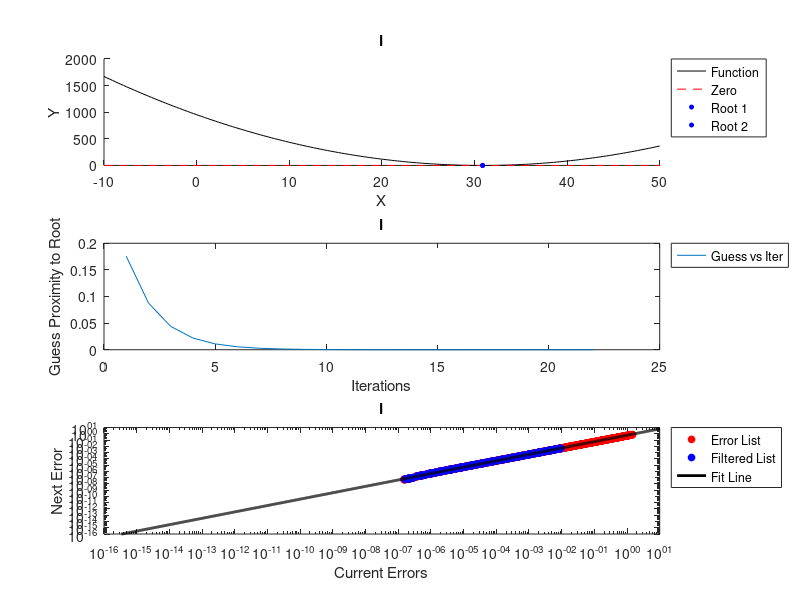

Recreate this plot in MATLAB.
%INPUTS:
%solver_flag: an integer from 1-4 indicating which solver to use
% 1->Bisection 2-> Newton 3->Secant 4->fzero
%fun: the mathematical function that we are using the
% solver to compute the root of
%x_guess0: the initial guess used to compute x_root

%guess_list1: a list of initial guesses for each trial
%guess_list2: a second list of initial guesses for each trial
% if guess_list2 is not needed, then set to zero in input
%filter_list: a list of constants used to filter the collected data
function Assignment1Merge()

% Defining Variables and Setting Up
    solver_flag = 2; % 1= Bisect, 2= Newton, 3= Secant, 4= fzero
    x_range = linspace(-10,50,200);
    input_list = setGlobal(x_range);

    [y_vals, dfdx] = test_func(x_range);

    x0 = 30;
    x1 = 5;

    x02 = 40;
    x12 = 50;

    max_iter = 200;
    dx_tol = 1e-14;
    y_tol = 1e-14;

    all_iteration_list =[];
    all_error_list = [];

    x_current_list = [];
    x_next_list =[];

    index_list = [];

    all_error_current_list = [];
    all_error_next_list = [];

    all_x_current_list = [];
    all_x_next_list = [];

    %%CALL Our Function to do the big solve woag
    [x_root1,f_root1,x_root2,f_root2,x_root_base,x_guess_list] = convergence_analysis(solver_flag, @test_func, x0, x1, x02, x12, max_iter,dx_tol,y_tol);

    %%Error and X Lists
    for n = 1:(max_iter/2)
         x0 = x_root_base + (2*rand()-.5);
         [~,~,~,~,x_root_base,x_guess_list] = convergence_analysis(solver_flag, @test_func, x0, x1, x02, x12, max_iter,dx_tol,y_tol);
         iteration_list = 1:length(x_guess_list);

         %input_list =[];

         error_list = abs(x_guess_list-x_root_base);
         all_iteration_list = [all_iteration_list, iteration_list];
         all_error_list = [all_error_list,error_list];

         x_current_list = [x_current_list,input_list(1:end-1)];
         x_next_list = [x_next_list,input_list(2:end)];

         current_error = error_list(1:end-1);
         next_error = error_list(2:end);

         all_error_current_list = [all_error_current_list,current_error];
         all_error_next_list = [all_error_next_list,next_error];

         all_x_current_list = [all_x_current_list,input_list(1:end-1)];
         all_x_next_list = [all_x_next_list,input_list(2:end)];

         index_list = [index_list,1:length(input_list)-1];
    end

    x_regression = []; % e_n
    y_regression = []; % e_{n+1}
    %iterate through the collected data
    error_list0 = all_error_current_list;
    error_list1 = all_error_next_list; 
if solver_flag == 4
    index_fixer = index_list(1:200);
else
    index_fixer = index_list(1:361);
end

    for n=1:length(index_fixer)
        if error_list0(n)>1e-14 && error_list0(n)<1e-2 && error_list1(n)>1e-14 && error_list1(n)<1e-2 && index_fixer(n)>2
        x_regression(end+1) = error_list0(n);
        y_regression(end+1) = error_list1(n);
        end
    end
        [p,k] = generate_error_fit(x_regression,y_regression);
    
        fit_line_x = 10.^[-16:.01:1];
        fit_line_y = k*fit_line_x.^p;

plotter(x_range,y_vals,x_root1,x_root2,f_root1,f_root2,x_guess_list,all_error_current_list,all_error_next_list,x_regression,y_regression,fit_line_x,fit_line_y,solver_flag)
end

function [x_root1,f_root1,x_root2,f_root2,x_root_base,x_guess_list] = convergence_analysis(solver_flag, test_func, x0, x1, x02, x12, max_iter,dx_tol,y_tol)
    if solver_flag == 1
       disp('BISECTION METHOD')
       [x_root1,exit_flag,x_guess_list] = bisect_solve(@test_func, x0, max_iter, dx_tol,y_tol);
       [f_root1] = test_func(x_root1);
    
        x_root_base = x_root1;
        
        x0 = x02;
        [x_root2,exit_flag,~] = bisect_solve(@test_func, x0, max_iter, dx_tol,y_tol);
        [f_root2] = test_func(x_root2);
    elseif solver_flag == 2
        disp('NEWTON METHOD')
        [x_root1,exit_flag,x_guess_list] = newton_solve(@test_func, x0, max_iter, dx_tol,y_tol);
        [f_root1] = test_func(x_root1);
    
        x_root_base = x_root1;
        
        x0 = x02;
        [x_root2,exit_flag,~] = newton_solve(@test_func, x0, max_iter, dx_tol,y_tol);
        [f_root2] = test_func(x_root2);
    elseif solver_flag == 3
        disp('SECANT METHOD')
        [x_root1,exit_flag,x_guess_list] = secant_solve(@test_func, x0, x1, max_iter, dx_tol,y_tol);
        [f_root1] = test_func(x_root1);
    
        x_root_base = x_root1;

        x0 = x02;
        x1 = x12;
        [x_root2,exit_flag,~] = secant_solve(@test_func, x0, x1, max_iter, dx_tol,y_tol);
        [f_root2] = test_func(x_root2);
    elseif solver_flag == 4
        disp('FZERO')
        my_recorder = input_recorder();
        f_record = my_recorder.generate_recorder_fun(@test_func);

        x_root1 = fzero(f_record,x0);
        x_guess_list = my_recorder.get_input_list();
        my_recorder.clear_input_list();
        [f_root1] = test_func(x_root1);
    
        x_root_base = x_root1;
        
        x0 = x02;
        x_root2 = fzero(f_record,x0);
        my_recorder.clear_input_list();
        [f_root2] = test_func(x_root2);
        
    else
        disp('Bad Input, Please Enter 1-4')
    end
end

%% BISECTION SOLVER
function [x_root,exit_flag,x_guess_list] = bisect_solve(f_in,x0,max_iter,dx_tol,y_tol)
    x_prev = x0-2*dx_tol;    
    x_val = x0;
    [f_val,dfdx_val] = f_in(x_val);

    count = 0;
    x_guess_list = x_val;

   while abs(dfdx_val) > 1e-7 && abs((x_val-x_prev)) > dx_tol && count<max_iter && abs(f_val) > y_tol
        x_prev = x_val;
        x_val = x_val - f_val/dfdx_val;

        [f_val, dfdx_val] = f_in(x_val);
        count=count+1;
        x_guess_list(end+1) = x_val;
   end

    x_root = x_val;

   %assume success
   exit_flag = 0;

   if abs(x_val-x_prev) > dx_tol && abs(f_val)>y_tol
       exit_flag = 1;
   end

end

%% NEWTON SOLVER
function [x_root,exit_flag,x_guess_list] = newton_solve(f_in,x0,max_iter,dx_tol,y_tol)
    x_prev = x0-2*dx_tol;    
    x_val = x0;
    [f_val,dfdx_val] = f_in(x_val);

    count = 0;
    x_guess_list = x_val;

  while abs(dfdx_val) > 1e-7 && abs((x_val-x_prev)) > dx_tol && count<max_iter && abs(f_val) > y_tol
        x_prev = x_val;
        x_val = x_val - f_val/dfdx_val;

        [f_val, dfdx_val] = f_in(x_val);
        count=count+1;
        x_guess_list(end+1) = x_val;
   end

    x_root = x_val;

   %assume success
   exit_flag = 0;

   if abs(x_val-x_prev) > dx_tol && abs(f_val)>y_tol
       exit_flag = 1;
   end

end

%% SECANT SOLVER
function [x_root,exit_flag,x_guess_list] = secant_solve(f_in,x0,x1,max_iter,dx_tol,y_tol)
  x_prev = x0;
  x_tprev = x1;   
  x_val = x_prev+2*dx_tol;

  [f_val] = f_in(x_val);
  % [f_prev] = f_in(x_prev);
  % [f_tprev] = f_in(x_tprev);    
    
  count = 0;

  x_guess_list = x_val;
  x_prev_guess_list = x_prev;

  check = abs((x_val-x_prev));

  while check > dx_tol && count<max_iter && abs(f_val) > y_tol
        [f_val] = f_in(x_val);
        [f_prev] = f_in(x_prev);
        [f_tprev] = f_in(x_tprev);


        x_val = (x_tprev*f_prev-x_prev*f_tprev)/(f_prev-f_tprev);
        check = abs((x_val-x_prev));
        x_tprev=x_prev;        
        x_prev=x_val;

        x_guess_list(end+1) = x_val;
        x_prev_guess_list(end+1) = x_prev; 

        count=count+1;
   end

    x_root = x_val;

   %assume success
   exit_flag = 0;

   if abs(x_val-x_prev) > dx_tol && abs(f_val)>y_tol
       exit_flag = 1;
   end

end

%% IMPORT FUNCTION
function [f_val,dfdx] = test_func(x_range)
        % f_val = (x_range.^3)/100 - (x_range.^2)/8 + 2*x_range + 6*sin(x_range/2+6) -.7 - exp(x_range/6);
        % dfdx = 3*(x_range.^2)/100 - 2*x_range/8 + 2 +(6/2)*cos(x_range/2+6) - exp(x_range/6)/6;
        
        f_val = (x_range-30.879).^2;
        dfdx = 2*(x_range-30.879);
        
        % a = 27.3; b = 2; c = 8.3; d = -3;
        % 
        % H = exp((x_range-a)/b);
        % dH = H/b;
        % 
        % L = 1+H;
        % dL = dH;
        % 
        % f_val = c*H./L+d;
        % dfdx = c*(L.*dH-H.*dL)./(L.^2);
end

function input_list = setGlobal(x_range)
    global input_list
    input_list(:,end+1) = x_range;
end

%% Error Generator
function [p,k] = generate_error_fit(x_regression,y_regression)

    Y = log(y_regression)';
    X1 = log(x_regression)';
    X2 = ones(length(X1),1);
    MEGAX = [X1,X2];
%run the regression
    coeff_vec = regress(Y,MEGAX);
%pull out the coefficients from the fit
    p = coeff_vec(1);
    k = exp(coeff_vec(2));
end

%% Plots
function plotter(x_range,y_vals,x_root1,x_root2,f_root1,f_root2,x_guess_list, ...
    all_error_current_list,all_error_next_list,x_regression,y_regression,fit_line_x,fit_line_y,solver_flag)
Names = ["Bisection Method","Newton Method","Secant Method","Fzero"];
%Plot 1:The Plot
    subplot(3,1,1);
    %figure(1);
    hold on;
    plot(x_range,y_vals,'k')
    plot(x_range,x_range*0,'r--')
    plot(x_root1,f_root1,"bo",'MarkerFaceColor','b','MarkerSize',3);
    plot(x_root2,f_root2,"bo",'MarkerFaceColor','b','MarkerSize',3);
    title(Names(solver_flag))
    xlabel('X')
    ylabel('Y')
    legend('Function','Zero','Root 1','Root 2','Location','northeastoutside')
%Plot 2: Guesses to correct root
    subplot(3,1,2);
    %figure(2);
    plot(abs(x_guess_list-x_root1));
    title(Names(solver_flag))
    xlabel('Iterations')
    ylabel('Guess Proximity to Root')
    legend('Guess vs Iter','Location','northeastoutside')
%Plot 3:Error with Fit Line
    subplot(3,1,3);
    %figure(3);
    loglog(all_error_current_list,all_error_next_list,'ro','markerfacecolor',[1,0,0],'markersize',5)
    hold on;
    loglog(x_regression,y_regression,'bo','markerfacecolor',[0,0,1],'markersize',5)
    loglog(fit_line_x,fit_line_y,'k-','linewidth',2)
    hold off;
    xlim([10^-16 10^1])
    ylim([10^-16 10^1])
    title(Names(solver_flag))
    legend('Error List','Filtered List','Fit Line','Location','northeastoutside')
    xlabel('Current Errors')
    ylabel('Next Error')
end
%% Input Recorder Caller
function input_recorder_example()
%Create an instance of the input_recorder
my_recorder = input_recorder();
%Use input_recorder to generate a version of the test function
%that records the input after every iteration
%Since test_fun is defined using function keyword
f_record = my_recorder.generate_recorder_fun(@test_function);
%If test_fun is defined as an anonymous function:
%f_record = my_recorder.generate_recorder_fun(test_function);
%initialize guesses for fzero
x0 = 2.7;
%Call your root finder using the recording function:
x_root = fzero(f_record,x0);
%See what input values were used when f_record was called:
input_list = my_recorder.get_input_list();
%at this point, input_list will be populated with the input arguments
%that fzero used to call test_function
%plot the inputs
semilogy(1:length(input_list),abs(input_list-x_root),'ko','markerfacecolor','k');
%reset input_list for the next test
my_recorder.clear_input_list();
end